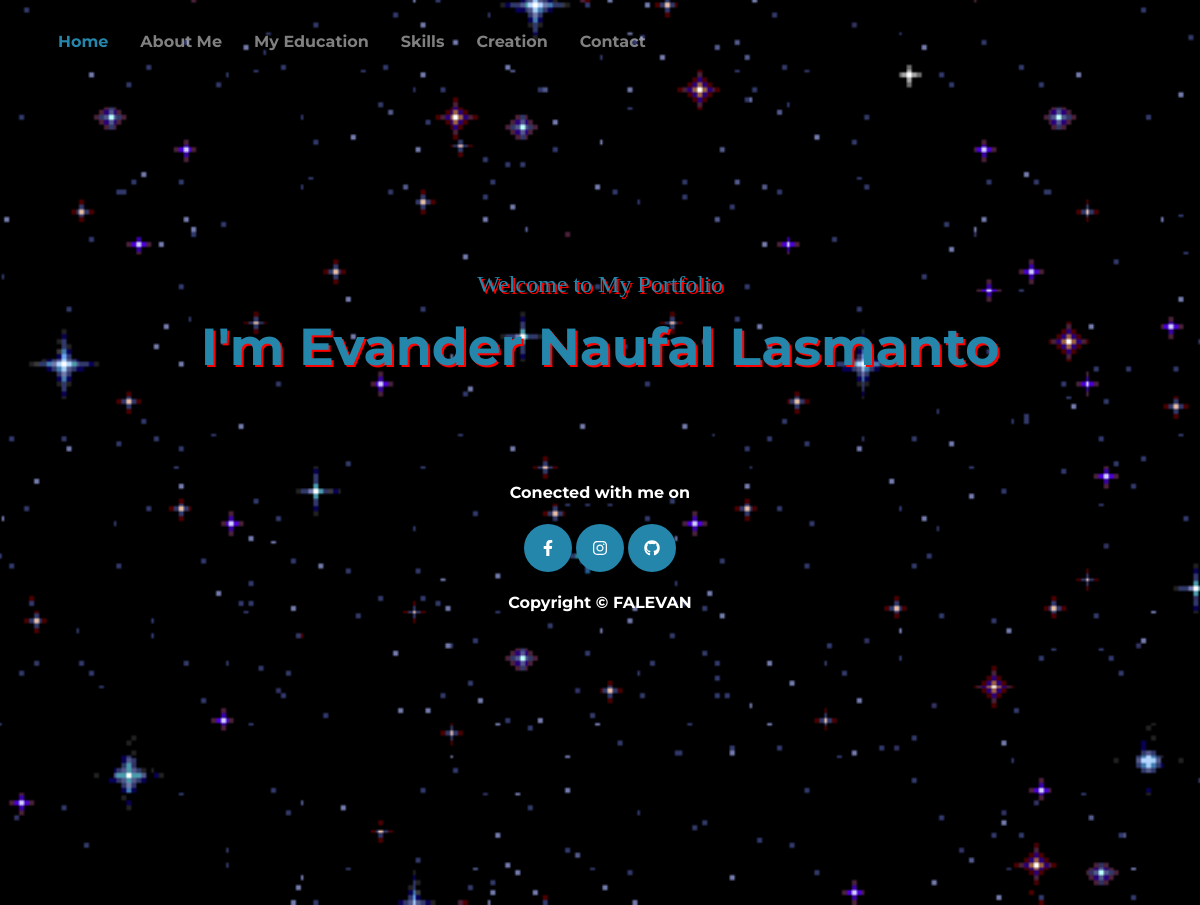
The page / on the database its author committed.
### tables this page shows
CREATE TABLE `home` (
  `id` int(10) NOT NULL,
  `webtitle` varchar(50) NOT NULL,
  `bghome` varchar(50) NOT NULL,
  `subtitle` varchar(50) NOT NULL,
  `name` varchar(50) NOT NULL,
  `linkfb` varchar(100) NOT NULL,
  `linkig` varchar(100) NOT NULL,
  `linkgh` varchar(100) NOT NULL
);

### index.php (the view, shortened to what this page needs)
<!DOCTYPE html>
<html lang="en">
    <head>
        <?php
            include_once "koneksi.php";
            $strSql = "SELECT * FROM home";
            $result = mysqli_query($conn, $strSql);
            if (mysqli_num_rows($result) > 0) {
                while($row = mysqli_fetch_assoc($result)) {
        ?>
        <link href="css/styles.css" rel="stylesheet" />
    </head>
    <body>
        <nav class="navbar navbar-expand-lg navbar-dark fixed-top" id="mainNav">
            <div class="container">
                <div class="collapse navbar-collapse" id="navbarResponsive">
                    <ul class="navbar-nav">
                        <li class="nav-item active"><a class="nav-link js-scroll-trigger" href="index.php"><b>Home</b></a></li>
                        <li class="nav-item"><a class="nav-link js-scroll-trigger" href="aboutme.php"><b>About Me</b></a></li>
                        <li class="nav-item"><a class="nav-link js-scroll-trigger" href="myeducation.php "><b>My Education</b></a></li>
                        <li class="nav-item"><a class="nav-link js-scroll-trigger" href="skills.php"><b>Skills</b></a></li>
                        <li class="nav-item"><a class="nav-link js-scroll-trigger" href="creation.php"><b>Creation</b></a></li>
                        <li class="nav-item"><a class="nav-link js-scroll-trigger" href="contact.php"><b>Contact</b></a></li>
                    </ul>
                </div>
            </div>
        </nav>
        <header class="masthead" style="background-image: url(<?php echo $row["bghome"] ?>);">
            <div class="container">
                <div class="masthead-subheading"><?php echo $row["subtitle"] ?></div>
                <div class="masthead-heading text-uppercase">I'm <?php echo $row["name"] ?></div><br><br><br>
                <div class="row">
                    <h4>Conected with me on</h4>
                    <a class="btn btn-dark btn-social" href=<?php echo $row["linkfb"] ?> target="_blank"><i class="fab fa-facebook-f"></i></a>
                    <a class="btn btn-dark btn-social" href=<?php echo $row["linkig"] ?> target="_blank"><i class="fab fa-instagram"></i></a>
                    <a class="btn btn-dark btn-social" href=<?php echo $row["linkgh"] ?> target="_blank"><i class="fab fa-github"></i></i></a>
                    <h4>Copyright © FALEVAN</h4>
                </div>
            </div>
        </header>
        <?php
                }
            } else {
              echo "Bad results";
            }
        ?>
    </body>
</html>

### css/styles.css (style rules this page uses)
* { box-sizing: border-box; }
header.masthead { padding-top: 10.5rem; padding-bottom: 6rem; text-align: center; color: #fff; background-repeat: no-repeat; background-attachment: scroll; background-position: center center; background-size: cover; }
header.masthead .masthead-subheading { font-size: 1.5rem; line-height: 1.5rem; margin-bottom: 25px; font-family: "Droid Serif"; color: #2586ac; text-shadow: 2px 2px #FF0000; }
header.masthead .masthead-heading { font-size: 3.25rem; font-weight: 700; line-height: 3.25rem; margin-bottom: 2rem; font-family: "Montserrat"; color: #2586ac; text-shadow: 2px 2px #FF0000; }
header.masthead { padding-top: 17rem; padding-bottom: 17rem; }
body { margin: 0; background-color: #fff; font-family: "Montserrat"; }
a { text-decoration: none; background-color: transparent; }
.container { width: 100%; padding-right: 0.75rem; padding-left: 0.75rem; margin-right: auto; margin-left: auto; }
@media (min-width: 1200px) { .container { max-width: 1140px; } }
.nav-link { display: block; padding: 0.5rem 1rem; }
.navbar { position: relative; display: flex; flex-wrap: wrap; align-items: center; justify-content: space-between; padding: 1px 1px; }
.navbar-nav { display: flex; flex-direction: column; padding-left: 0; margin-bottom: 0; list-style: none; margin-top: 0; }
@media (min-width: 992px) { .navbar-expand-lg { flex-flow: row nowrap; justify-content: flex-start; } }
@media (min-width: 992px) { .navbar-expand-lg .navbar-nav { flex-direction: row; } }
.navbar-dark .navbar-nav .nav-link { color: rgba(255, 255, 255, 0.5); }
.navbar-dark .navbar-nav .active > .nav-link, .navbar-dark .navbar-nav .nav-link.show { color: #2586ac; }
.fixed-top { position: fixed; top: 0; right: 0; left: 0; z-index: 1030; }
#mainNav { padding-top: 1rem; padding-bottom: 1rem; background-color: #353e42; }
@media (min-width: 992px) { #mainNav { padding-top: 1.5rem; padding-bottom: 1.5rem; border: none; background-color: transparent; transition: padding-top 0.3s ease-in-out, padding-bottom 0.3s ease-in-out; } }
.btn-dark { color: #fff; background-color: #2586ac; border-color: #2586ac; }
.btn-social { height: 3rem; width: 3rem; display: inline-flex; align-items: center; justify-content: center; border-radius: 100%; }

### rows shown on the page
home: bghome (picture), subtitle "Welcome to My Portfolio", name "Evander Naufal Lasmanto"
